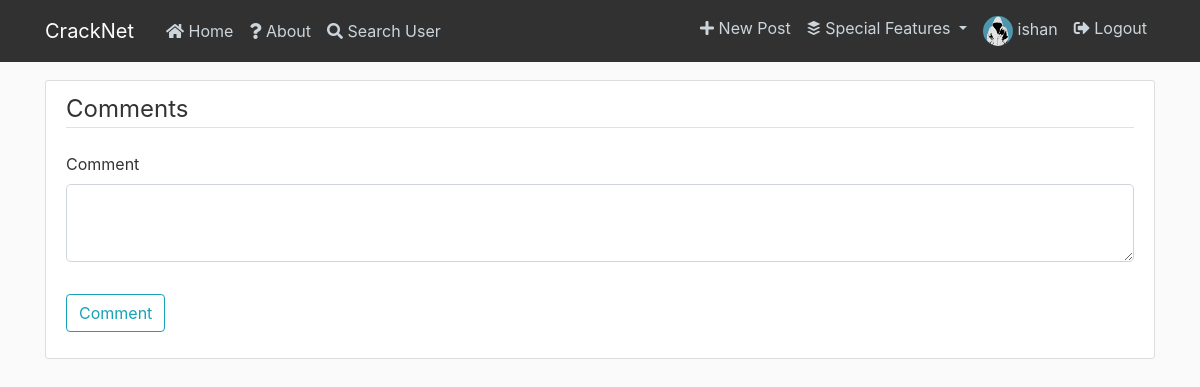
Before: /comments/2 (signed in) with the older database file.
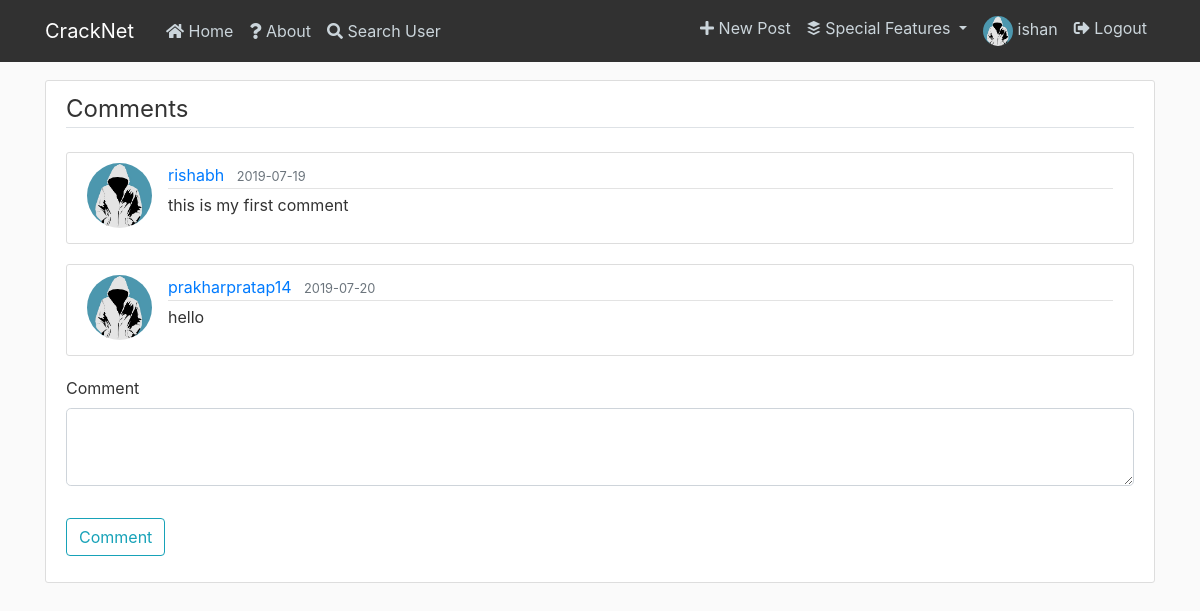
After: the same page with the newer database file.
### flaskblog/models.py (models this page shows, shortened)
class Comment(db.Model):
    id = db.Column(db.Integer, primary_key=True, autoincrement=True)
    date_posted = db.Column(db.DateTime, nullable=False, default=datetime.utcnow)
    content = db.Column(db.Text, nullable=False)
    user_id = db.Column(db.Integer, db.ForeignKey('user.id'), nullable=False)
    post_id = db.Column(db.Integer, db.ForeignKey('post.id'), nullable=False)

class User(db.Model, UserMixin):
    id = db.Column(db.Integer, primary_key=True)
    username = db.Column(db.String(20), unique=True, nullable=False)
    email = db.Column(db.String(120), unique=True, nullable=False)
    image_file = db.Column(db.String(20), nullable=False, default='default.jpg')
    connections=db.Column(db.Integer, nullable=False, default=0)
    connected_users=db.Column(db.String(100000), default="")
    password = db.Column(db.String(60), nullable=False)
    posts = db.relationship('Post', backref='author', lazy=True)
    comments = db.relationship('Comment', backref='author', lazy=True)

### flaskblog/routes.py (the view)
@app.route("/comments/<int:post_id>", methods=['POST', 'GET'])
@login_required
def comments(post_id):
    form = CommentForm()
    if form.validate_on_submit():
        comment = Comment(content=form.content.data, user_id=current_user.id, post_id=post_id)
        db.session.add(comment)
        db.session.commit()
        flash('Commented!', 'success')
        return redirect(url_for('comments',post_id=post_id))
    comments = Comment.query.filter_by(post_id=post_id).all()
    return render_template('comments.html', comments=comments,legend='Comments',form=form)

### flaskblog/forms.py
class CommentForm(FlaskForm):
    content = TextAreaField('Comment', validators=[DataRequired()])
    submit = SubmitField('Comment')

### flaskblog/models.py (called while the page is built)
@login_manager.user_loader
def load_user(user_id):
    return User.query.get(int(user_id))

### flaskblog/templates/comments.html (shortened to what this page needs)
{% extends "layout.html" %}
{% block content %}
    <div class="content-section">
        <form method="POST" action="">
            <fieldset class="form-group">
                <legend class="border-bottom mb-4">{{ legend }}</legend>
                {% for comment in comments %}
                    <article class="media content-section">
                    <img class="rounded-circle article-img" src="{{ url_for('static', filename='profile_pics/' + comment.author.image_file) }}">
                    <div class="media-body">
                        <div class="article-metadata">
                            {% if current_user.username != comment.author.username %}
                            <a class="mr-2" href="{{ url_for('profile', username=comment.author.username) }}">{{ comment.author.username }}</a>
                            {% else %}
                            <a class="mr-2" href="{{ url_for('account') }}">{{ comment.author.username }}</a>
                            {% endif %}
                        <small class="text-muted">{{ comment.date_posted.strftime('%Y-%m-%d') }}</small>
                        </div>
                        <p class="article-content">{{ comment.content }}</p>
                    </div>
                    </article>
                {% endfor %}
                <div class="form-group">
                    {{ form.content.label(class="form-control-label") }}
                    {% if form.content.errors %}
                        {{ form.content(class="form-control form-control-lg is-invalid") }}
                        <div class="invalid-feedback">
                            {% for error in form.content.errors %}
                                <span>{{ error }}</span>
                            {% endfor %}
                        </div>
                    {% else %}
                        {{ form.content(class="form-control form-control-lg") }}
                    {% endif %}
                </div>
            </fieldset>
            <div class="form-group">
                {{ form.submit(class="btn btn-outline-info") }}
            </div>
        </form>
    </div>
{% endblock content %}

Changed rows visible on the page:
added Comment: image_file (placeholder picture), author.username "rishabh", date_posted "2019-07-19", content "this is my first comment"
added Comment: image_file (placeholder picture), author.username "prakharpratap14", date_posted "2019-07-20", content "hello"
